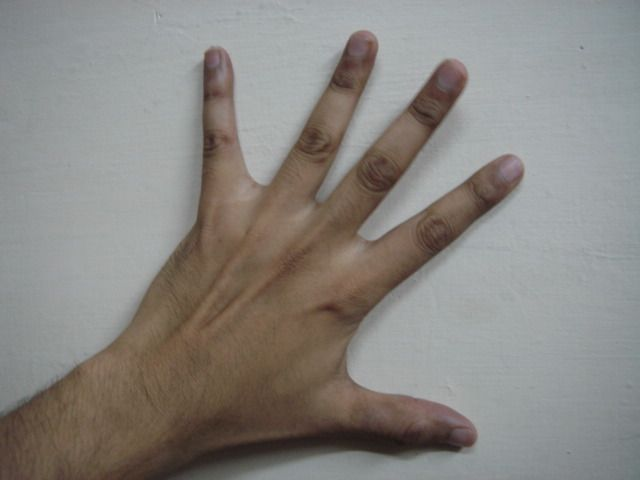
#> input picture EE_624_Assignment_2/hand.JPG, 640 x 480 px
$ python swap.py
#> lines starting #> are read from the running program, lines starting #| are printed output that depends on the picture
from __future__ import division
from math import sqrt
import numpy as np
import cv2
from matplotlib import pyplot as plt

pi = np.pi
def DFT_matrix(N):

	i, j = np.meshgrid(np.arange(N), np.arange(N))
	A = (i*j) # Restrict to -0.2*pi to 0.2*pi
	omega = np.exp( - 2 * pi * 1j / N )
	W = np.power( omega, A )

	return W

def DFT(img):

	M,N = img.shape[:2]
	# result = np.empty(img.shape[:-1], dtype=complex)
	A = DFT_matrix(M)
	B = DFT_matrix(N)
	result = A.dot(img).dot(B)
	return result

img1 = cv2.imread('../hand.JPG',0)
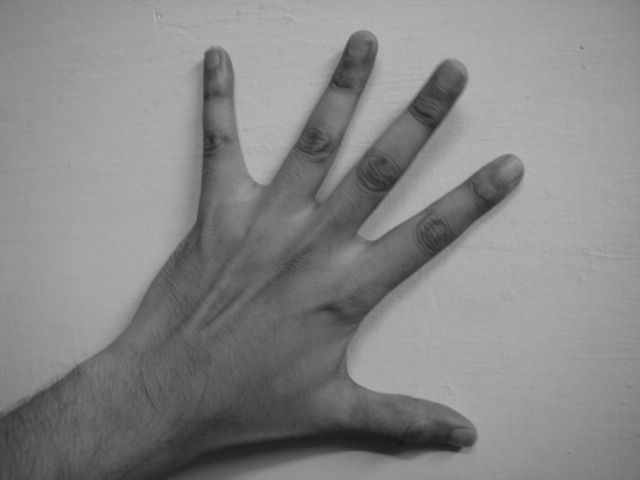
#> img1: shape (480, 640); min 23, max 183, mean 134.3
img2 = cv2.imread('../calender.JPG',0)
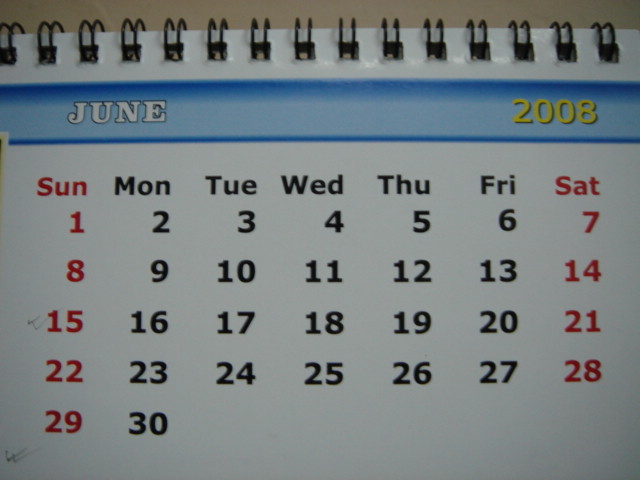
#> input picture EE_624_Assignment_2/calender.JPG, 640 x 480 px
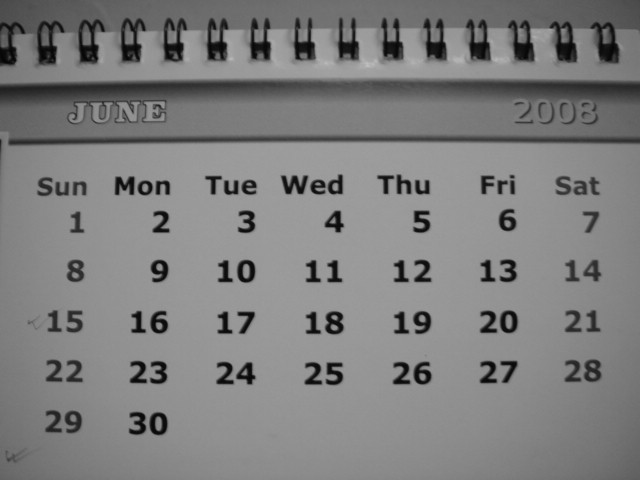
#> img2: shape (480, 640); min 4, max 193, mean 126.2
imgf1 = np.float32(img1)
imgf2 = np.float32(img2)

dft1 = cv2.dft(imgf1, flags = cv2.DFT_COMPLEX_OUTPUT)
dft2 = cv2.dft(imgf2, flags = cv2.DFT_COMPLEX_OUTPUT)

# dftc1 = dft1
# dftc1[:,:,0] = dftc.real
# dftc1[:,:,1] = dftc.imag
dftmag1, dftphase1 = cv2.cartToPolar(dft1[:,:,0], dft1[:,:,1])
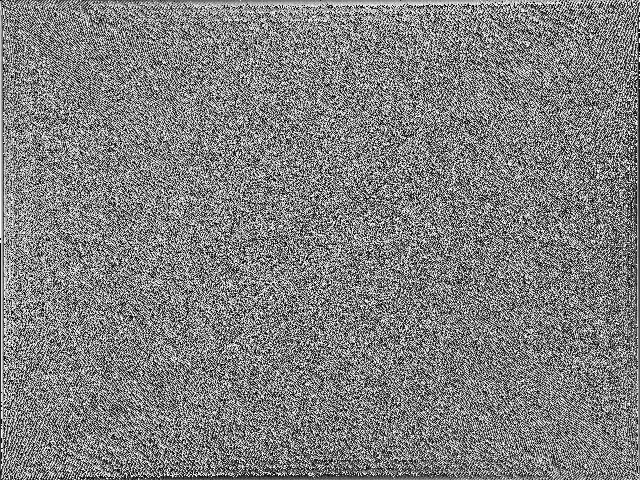
#> dftphase1: shape (480, 640) float32; min 0, max 6.28, mean 3.14; drawn with min black and max white
dftmag2, dftphase2 = cv2.cartToPolar(dft2[:,:,0], dft2[:,:,1])
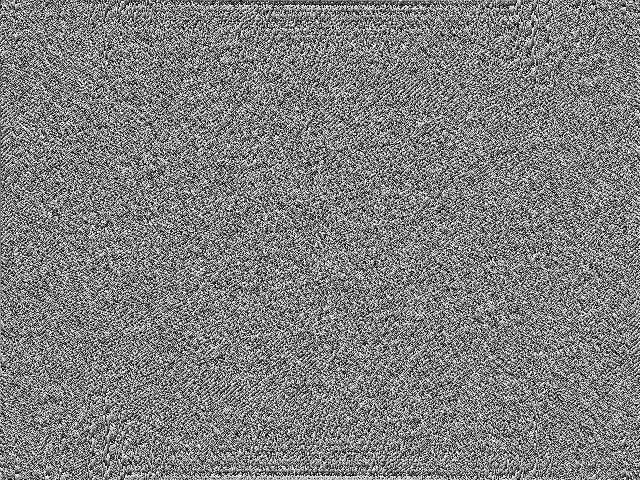
#> dftphase2: shape (480, 640) float32; min 0, max 6.28, mean 3.14; drawn with min black and max white

dft1[:,:,0], dft1[:,:,1] = cv2.polarToCart(dftmag1, dftphase2)
dft2[:,:,0], dft2[:,:,1] = cv2.polarToCart(dftmag2, dftphase1)

# [14 lines of commented-out code are left out]

img_back1 = cv2.idft(dft1)
img_back1 = cv2.magnitude(img_back1[:,:,0],img_back1[:,:,1])
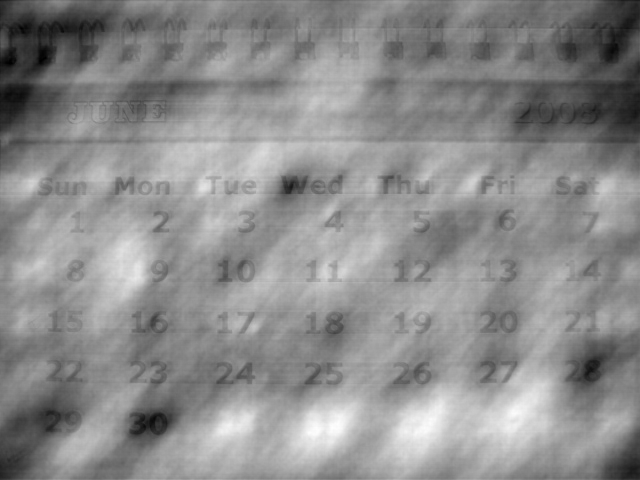
#> img_back1: shape (480, 640) float32; min 6448, max 75012288, mean 41267956; drawn with min black and max white
img_back2 = cv2.idft(dft2)
img_back2 = cv2.magnitude(img_back2[:,:,0],img_back2[:,:,1])
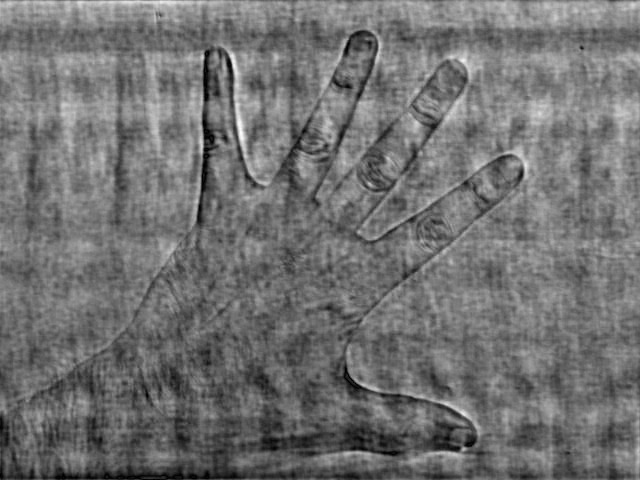
#> img_back2: shape (480, 640) float32; min 1658, max 86930096, mean 38773096; drawn with min black and max white


plt.subplot(221),plt.imshow(img1, cmap = 'gray')
plt.title('Input 1'), plt.xticks([]), plt.yticks([])
plt.subplot(222),plt.imshow(img2, cmap = 'gray')
plt.title('Input 2'), plt.xticks([]), plt.yticks([])
plt.subplot(223),plt.imshow(img_back1, cmap = 'gray')
plt.title('Modified 1'), plt.xticks([]), plt.yticks([])
plt.subplot(224),plt.imshow(img_back2, cmap = 'gray')
plt.title('Modified 2'), plt.xticks([]), plt.yticks([])
plt.show()
